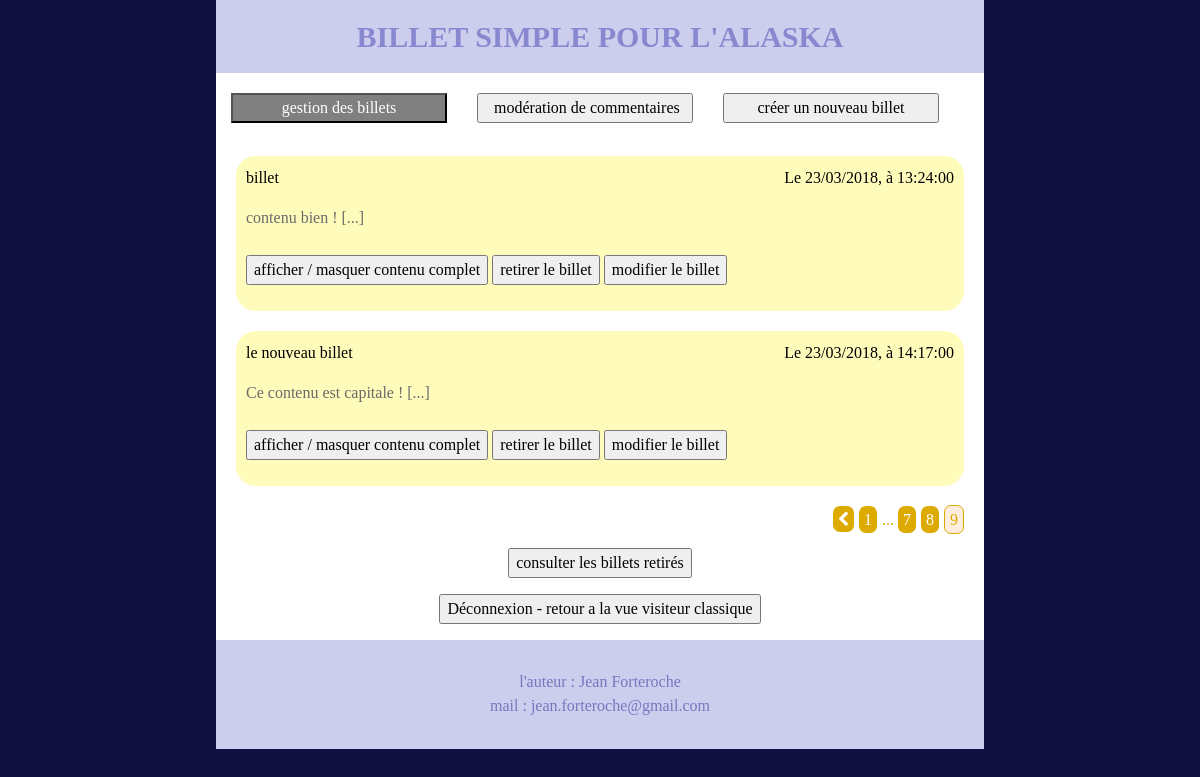
/index.php?page=9 (signed in), run on the app's committed database.
### tables this page shows
CREATE TABLE `Post` (
  `title` varchar(100) NOT NULL,
  `dateTimePub` datetime NOT NULL DEFAULT CURRENT_TIMESTAMP COMMENT 'date et heure de publication, possible preparer a l''avance',
  `dateTimeExp` datetime DEFAULT NULL COMMENT 'date et heure d''expiration, par defaut null : n''expire pas',
  `content` text NOT NULL,
  `removed` tinyint(1) NOT NULL DEFAULT '0'
);

### controler/adminControler.php (called while the page is built, shortened)
<?php
    require_once('model/Post.php');
?>
<?php
    class AdminControler
    {
        private $_adminPostManager;
        public function __construct()
        {
            $this->_adminPostManager = new PostManager();
        }
        public function postsManagment()
        {
            try
            {
                $indiceBegining = 5 * ((int) strip_tags($_GET['page']) - 1);
                $postsPerPages = 5;
                $indexPost = $indiceBegining;
                $postsLeft = $postsPerPages;
                $allPosts = $this->_adminPostManager->getAllPostsExceptExpiry();
                $page = 1+ceil($indiceBegining / $postsPerPages);
                require_once $_SERVER['DOCUMENT_ROOT'] . '/view/adminHeaderMenuView.php';
                require_once $_SERVER['DOCUMENT_ROOT'] . '/view/postsManagmentView.php';
                require_once $_SERVER['DOCUMENT_ROOT'] . '/view/adminFooterDeconnexionView.php';
                require_once $_SERVER['DOCUMENT_ROOT'] . '/view/template.php';
            }
            catch (Exception $e)
            {
                echo '<p>erreur : ' . $e->getMessage() ; '</p>';
            }
        }
    }

### model/Model.php (called while the page is built, shortened)
<?php
    class Model
    {
        public function __construct()
        {
            $this->_DB = new PDO('mysql:host=localhost:8889;dbname=ecrivain;charset=utf8', 'root', 'root', array(PDO::ATTR_ERRMODE => PDO::ERRMODE_EXCEPTION));
        }
    }

### model/Post.php (called while the page is built, shortened)
<?php
    require_once 'Model.php';
    class PostManager extends Model
    {
        public function getAllPostsExceptExpiry()
        {
            $allPosts = [];
            $query = $this->_DB->query('SELECT title, dateTimePub, dateTimeExp, content, removed FROM Post ORDER BY dateTimePub');
            $i = 0;
            while($onePostFromSQL = $query->fetch(PDO::FETCH_ASSOC))
            {
                if ((! $onePostFromSQL['removed']) && (date('Y-m-d H:i:s') < $onePostFromSQL['dateTimeExp'] || $onePostFromSQL['dateTimeExp'] == NULL) && (date('Y-m-d H:i:s') > $onePostFromSQL['dateTimePub']))
                {
                    $dateTimePub = $onePostFromSQL['dateTimePub'];
                    $yearPub = '' . substr($dateTimePub, 0, 4);
                    $mounthPub = '' . substr($dateTimePub, 5, 2);
                    $dayPub = '' . substr($dateTimePub, 8, 2);
                    $datePub = $dayPub . '/' . $mounthPub . '/' . $yearPub;
                    $timePub = '' . substr($dateTimePub, 11, 8);
                    $dateTimePub = $datePub . ', à ' . $timePub;
                    $allPosts[$i]['title'] = $onePostFromSQL['title'];
                    $allPosts[$i]['titleForLink'] = str_replace(' ', '_', $onePostFromSQL['title']);
                    $allPosts[$i]['dateTime'] = $dateTimePub;
                    $allPosts[$i]['content'] = $onePostFromSQL['content'];
                    $allPosts[$i]['contentBegin'] = mb_substr($onePostFromSQL['content'], 0, 300);
                    $i++;
                }
            }
            return $allPosts;
        }
    }

### index.php (called while the page is built, shortened)
<?php
    try
    {
        require_once('controler/adminControler.php');
    }
    catch (Exception $e)
    {
        echo '<p>erreur : ' . $e->getMessage() ; '</p>';
    }
    $router = new Router();
    $router->rout();

### view/postsManagmentView.php (the view, shortened to what this page needs)
<?php
    while ($postsLeft>0 AND $indexPost<count($allPosts))
    {
?>
        <article class="col-xxl-6 col-xl-12 col-sm-12">
            <div class="bulle" href="../index.php?title=<?= $allPosts[$indexPost]['titleForLink'] ?>&amp;action=onePost">
                <p>
                    <?= str_replace("'", "\'", $allPosts[$indexPost]['title']) ?><span class="float-right">Le <?= $allPosts[$indexPost]['dateTime'] ?></span>
                </p>
                <p class="dernier">
                    <?= strip_tags($allPosts[$indexPost]['contentBegin']) ?> [...]
                </p>
                <p>
                    <button onclick="hideOrShow('<?= $allPosts[$indexPost]['title'] ?>')">afficher / masquer contenu complet</button>
                    <button onclick="removePost('<?= $allPosts[$indexPost]['title'] ?>', <?= $page ?>)">retirer le billet</button>
                    <button onclick="modifyPost('<?= $allPosts[$indexPost]['title'] ?>')">modifier le billet</button>
                </p>
            </div>
        </article>
<?php
        $postsLeft--;
        $indexPost++;
    }
?>
<article class="col-xxl-12 col-xl-12 col-sm-12 navPages">
    <p>
    <?php
        if ($page > 1)
        {
            echo '<a class="fa fa-chevron-left" href="index.php?page=' . ($page-1) . '"></a>';
        }
        if ($page > 3)
        {
            echo '<a href="index.php?page=1">1</a>';
        }
        if ($page > 4)
        {
            echo '... ';
        }
        for ($j=($page-2) ; $j<($page+3) ; $j++)
        {
            if ($j>0 AND $j==$page)
            {
                echo '<span class="pageActuelle">' . $j . '</span>';
            }
            elseif ($j>0 AND ($postsPerPages*($j-1))<count($allPosts))
            {
                echo '<a href="index.php?page=' . $j . '">' . $j . '</a>';
            }
        }
    ?>
    </p>
</article>
<article class="col-xxl-6 col-xl-12 col-sm-12">
    <p class="centrer">
        <button onclick="showAllDeletedPosts()">consulter les billets retirés</button>
    </p>
</article>

### public/myChanges.css (style rules this page uses)
.navPages { text-align : right; color : #da0; }
.navPages > p > * { color : white; background : #da0; padding : 5px; border-radius : 7px; margin-right : 5px; }
.pageActuelle { background : #fed !important; border : 1px solid #da0; color : #da0 !important; }
.dernier { margin-bottom : 25px; color : #6a6a6a; }
.bulle { display : block; margin :5px; margin-top : 0px; margin-bottom : 20px; border-radius : 20px; padding : 10px; background : #fffcbb; color : black; }
body { font-family : "Times New Roman"; background : #101040; word-wrap : break-word; }
.centrer { text-align : center; }

### data on the page
post: title "billet", dateTime "23/03/2018, à 13:24:00", content "contenu bien !"
post: title "le nouveau billet", dateTime "23/03/2018, à 14:17:00", content "Ce contenu est capitale !"
